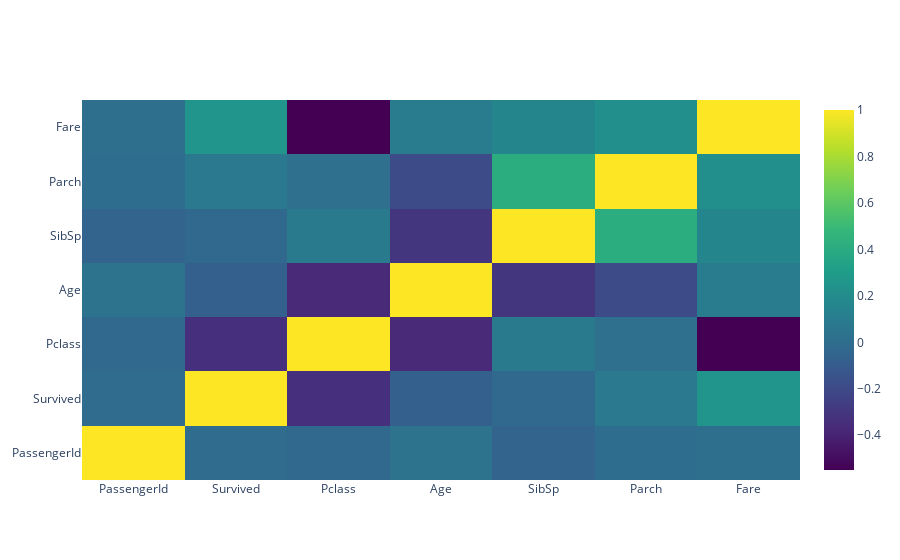

This figure's notebook cell:
### Code cell
#ANS
import plotly.graph_objects as go
corr = df.corr()
go.Figure(data =
        [
        go.Heatmap(
            # X axis names
            x = corr.columns,
            y = corr.index,
            z = corr,
            type = 'heatmap',
            colorscale = 'Viridis')
        ]
    )

### Figure 1 — Plotly figure (JSON) as saved in the notebook; plotly's stock layout.template omitted (floating-point values rounded to 4 significant figures)
{"data": [{"colorscale": [[0, "#440154"], [0.1111, "#482878"], [0.2222, "#3e4989"], [0.3333, "#31688e"], [0.4444, "#26828e"], [0.5556, "#1f9e89"], [0.6667, "#35b779"], [0.7778, "#6ece58"], [0.8889, "#b5de2b"], [1, "#fde725"]], "type": "heatmap", "x": ["PassengerId", "Survived", "Pclass", "Age", "SibSp", "Parch", "Fare"], "y": ["PassengerId", "Survived", "Pclass", "Age", "SibSp", "Parch", "Fare"], "z": [[1, -0.005007, -0.03514, 0.03685, -0.05753, -0.001652, 0.01266], [-0.005007, 1, -0.3385, -0.07722, -0.03532, 0.08163, 0.2573], [-0.03514, -0.3385, 1, -0.3692, 0.08308, 0.01844, -0.5495], [0.03685, -0.07722, -0.3692, 1, -0.3082, -0.1891, 0.09607], [-0.05753, -0.03532, 0.08308, -0.3082, 1, 0.4148, 0.1597], [-0.001652, 0.08163, 0.01844, -0.1891, 0.4148, 1, 0.2162], [0.01266, 0.2573, -0.5495, 0.09607, 0.1597, 0.2162, 1]]}], "layout": {}}
